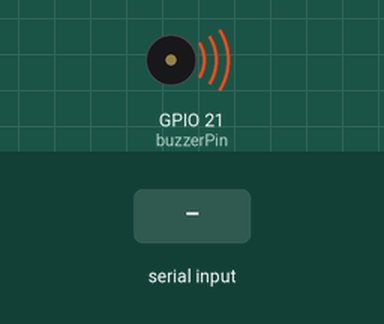
Recording of a program running on a simulated Raspberry Pi (BCM pin numbers). On the bench: buzzer (waves = sounding). The test bench sets the inputs (shaded band). What the program prints to the terminal is not drawn.

Above: at 1.2 s.
1.3 s: "1" typed at the terminal, then Enter
Timing chart, 0 to 4.3 s (numbered marks = the images above; inputs shaded):
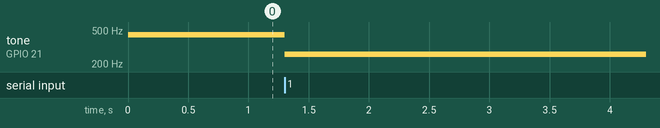

The program:

buzzer2.py
```python
import RPi.GPIO as GPIO
import time

buzzerPin = 21

melody = [261, 293, 329, 349, 392, 440, 493, 523]
GPIO.setmode(GPIO.BCM)
GPIO.setup(buzzerPin, GPIO.OUT)

buzz = GPIO.PWM(buzzerPin, 440) 	# 440Hz 갖는 객체 생성

try:
	while True:
		buzz.start(50)

		direction = input('키 입력 : [1|2|3|4|5|6|7|8] ')

		if direction == '1':
			buzz.ChangeFrequency(melody[0])
		elif direction == '2':
			buzz.ChangeFrequency(melody[1])
		elif direction == '3':
			buzz.ChangeFrequency(melody[2])
		elif direction == '4':
			buzz.ChangeFrequency(melody[3])
		elif direction == '5':
			buzz.ChangeFrequency(melody[4])
		elif direction == '6':
			buzz.ChangeFrequency(melody[5])
		elif direction == '7':
			buzz.ChangeFrequency(melody[6])
		elif direction == '8':
			buzz.ChangeFrequency(melody[7])
	buzz.stop() #pwm 종료
	time.sleep(1)

except KeyboardInterrupt:
	GPIO.cleanup()
```

Measured:
- after the input at 1.3 s, tone on GPIO 21 (buzzerPin): 440 Hz → 261 Hz at once
